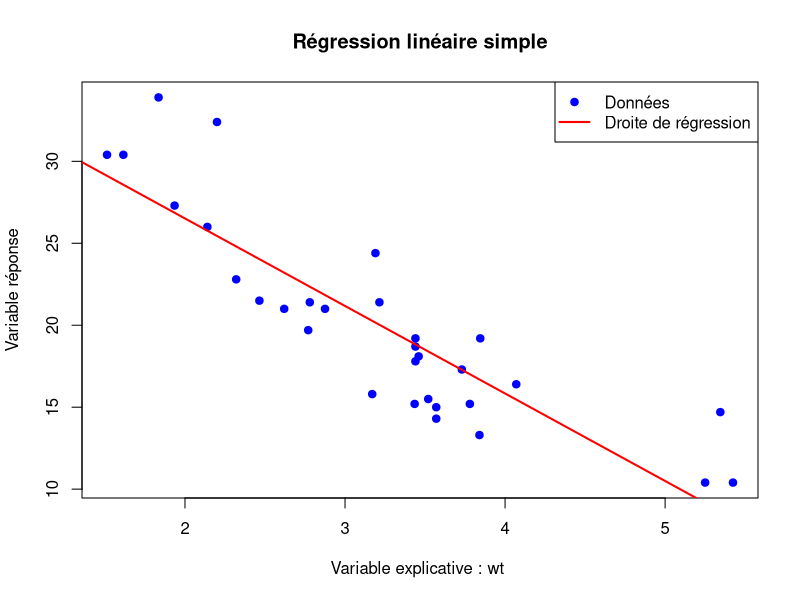
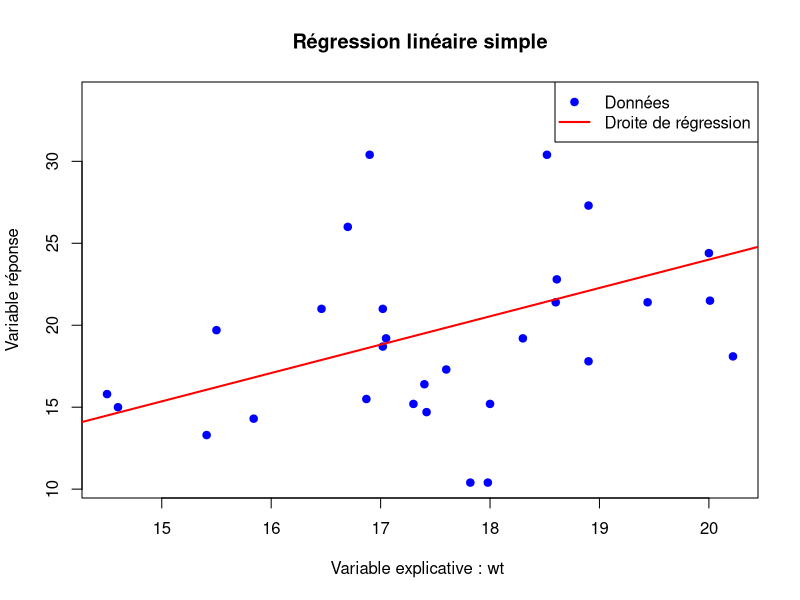
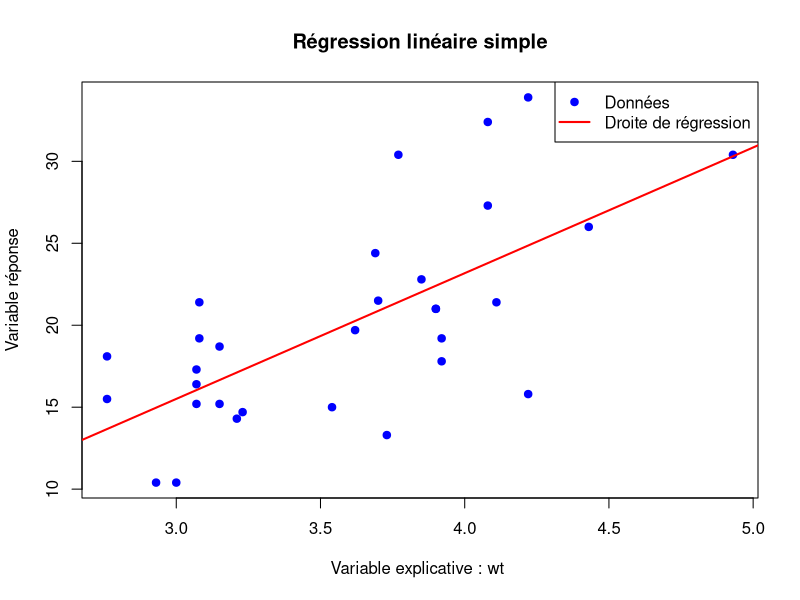
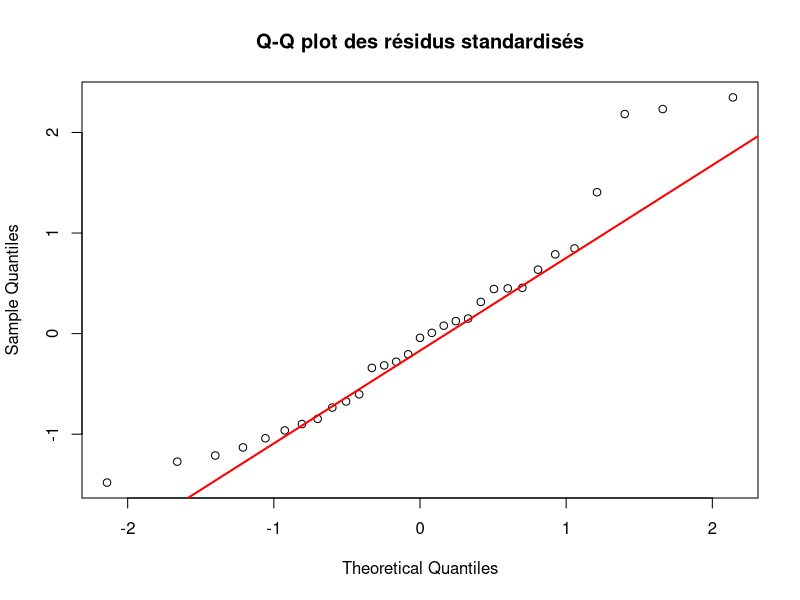
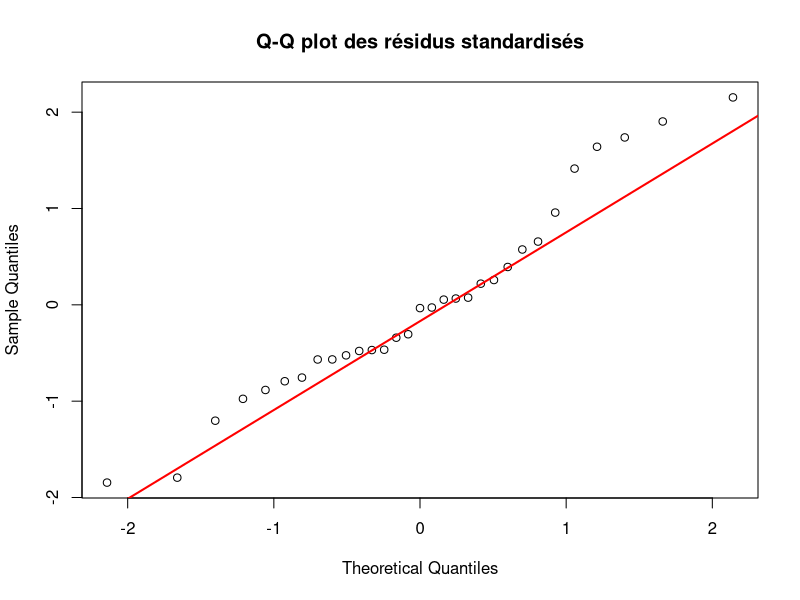
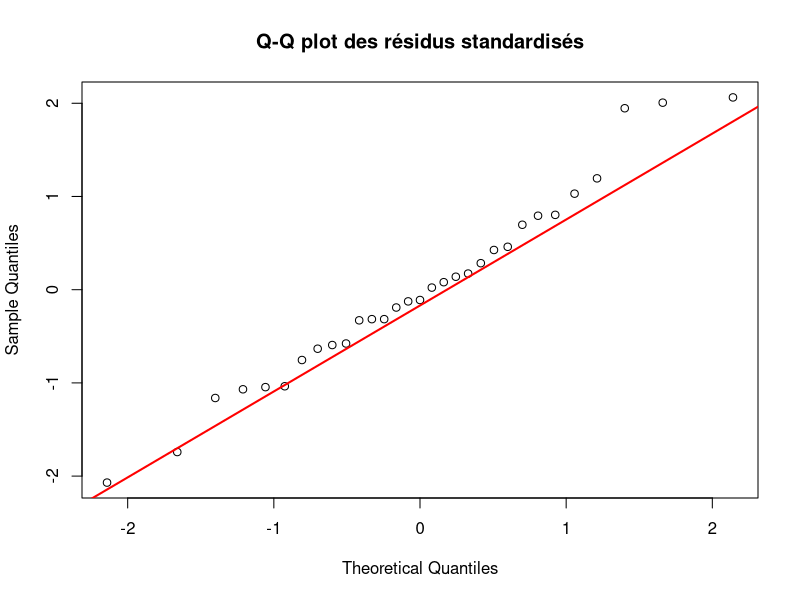
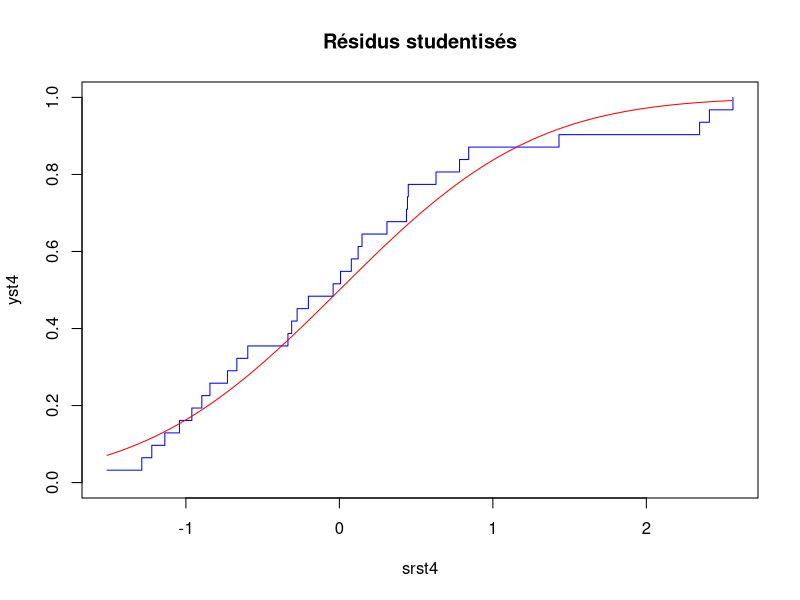
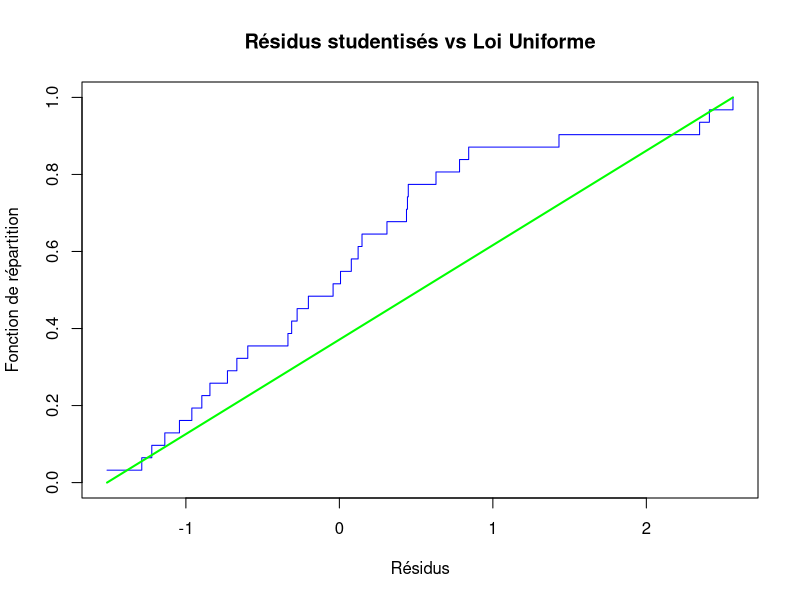

Recreate these plots in R, in order. (Note: this script raises an error after producing the figures.)
######PROJET REGRESSION LINEAIRE#####
A=mtcars
F1=as.factor(A[,8])
A[,8]=F1
set.seed(17)
set.seed(17*floor(100*runif(1,0,3)))
set1=sample(1:32,1)
B=A[-set1,]
Y=B[,1]
u=1:11
v=u[-c(1,8,9)]
set2=c(8,sample(v,6,replace=FALSE))
X=B[,set2]

######PARTIE 1 - REGRESSION LINEAIRE SIMPLE######
deter_r=function(){
  n=length(X)
  R=rep(c(0),times=n)
  for (i in 2:n){ #on commence à la 2e colonne car la première correspond à des valeurs qualitatives (or on ne peut faire des regressions linéaires que sur les variables quantitatives)
    x=X[,i]
    R[i]=cor(x,Y) #coefficient linéaire de Pearson
  }
  R=R^2
  R
}

an_chap=(sum(X[,4]*Y) - 31*mean(X[,4])*mean(Y)) / sum((X[,4] - mean(X[,4]))^2)
bn_chap=mean(Y) - an_chap*mean(X[,4])

#On remarque que x=X[,4] correspond au meilleur R
#Dans la suite, on va donc considérer principalement X[,4]


######Graphes######
#Graphes pour x=X[,4]
an_chap=(sum(X[,4]*Y) - 31*mean(X[,4])*mean(Y)) / sum((X[,4] - mean(X[,4]))^2)
bn_chap=mean(Y) - an_chap*mean(X[,4])

plot(X[,4], Y, main="Régression linéaire simple", xlab="Variable explicative : wt ", ylab="Variable réponse", pch=19, col="blue")
abline(a=bn_chap, b=an_chap, col="red", lwd=2)
legend("topright", legend=c("Données", "Droite de régression"),col=c("blue", "red"), pch=c(19, NA), lty=c(NA, 1), lwd=c(NA, 2))

#Graphe pour x=X[,3]
an_chap=(sum(X[,3]*Y) - 31*mean(X[,3])*mean(Y)) / sum((X[,3] - mean(X[,3]))^2)
bn_chap=mean(Y) - an_chap*mean(X[,3])

plot(X[,3], Y, main="Régression linéaire simple", xlab="Variable explicative : wt ", ylab="Variable réponse", pch=19, col="blue")
abline(a=bn_chap, b=an_chap, col="red", lwd=2)
legend("topright", legend=c("Données", "Droite de régression"),col=c("blue", "red"), pch=c(19, NA), lty=c(NA, 1), lwd=c(NA, 2))

#Graphe pour x=X[,6]
an_chap=(sum(X[,6]*Y) - 31*mean(X[,6])*mean(Y)) / sum((X[,6] - mean(X[,6]))^2)
bn_chap=mean(Y) - an_chap*mean(X[,6])

plot(X[,6], Y, main="Régression linéaire simple", xlab="Variable explicative : wt ", ylab="Variable réponse", pch=19, col="blue")
abline(a=bn_chap, b=an_chap, col="red", lwd=2)
legend("topright", legend=c("Données", "Droite de régression"),col=c("blue", "red"), pch=c(19, NA), lty=c(NA, 1), lwd=c(NA, 2))



#On repose :
an_chap=(sum(X[,4]*Y) - 31*mean(X[,4])*mean(Y)) / sum((X[,4] - mean(X[,4]))^2)
bn_chap=mean(Y) - an_chap*mean(X[,4])




######ETUDE DES RESIDUS######
#Residus standardisés
#pour X[,4] = wt
m = lm(Y ~ X[,4])
rst1 = rstandard(m)
qqnorm(rst1, main="Q-Q plot des résidus standardisés") #pour regarder si suit une loi normale standart
qqline(rst1, col="red", lwd=2)

#pour X[,3] = qsec
m2 = lm(Y ~ X[,3])
rst2 = rstandard(m2)
qqnorm(rst2, main="Q-Q plot des résidus standardisés") #pour regarder si suit une loi normale standart
qqline(rst1, col="red", lwd=2)

#pour X[,6] = drat
m3 = lm(Y ~ X[,6])
rst3 = rstandard(m3)
qqnorm(rst3, main="Q-Q plot des résidus standardisés") #pour regarder si suit une loi normale standart
qqline(rst1, col="red", lwd=2)


#Résidus studentisés
m=lm(formula = Y~X[,4])

rst4=rstudent(m)
srst4=sort(rst4)
nt4=length(rst4)
yst4=1/nt4*(1:nt4)

#loi de Student
xt=seq(srst4[1],srst4[nt4],0.01)
yt=pt(xt,length(Y)-3)
plot(srst4,yst4, main="Résidus studentisés",type='s',col='blue',xlim=c(srst4[1],srst4[nt4]),ylim=c(0,1)) ##modifier le titre
lines(xt,yt,col='red')

ks.test(rst4,"pt", length(Y)-3)

#Remarque :
#la p-valeur=0.8667 > 5% donc on peut donc bien procéder aux tests sur a.
#on a fait une double vérification : validité de l'hypothèse de gaussianité du bruit pour les résidus standardisés et pour les résidus studentisés


#Bonus : Les résidus pourraient-ils suivrent plutôt une loi Uniforme plutôt ?
xt=seq(min(srst4), max(srst4), length.out=1000)
yt_unif=punif(xt,min=min(rst4), max(rst4))
plot(srst4, yst4, type="s", col="blue", ylim=c(0,1), main="Résidus studentisés vs Loi Uniforme", xlab="Résidus", ylab="Fonction de répartition")
lines(xt,yt_unif,col="green", lwd=2)
#legend("topleft", legend=c("CDF empirique", "CDF Uniforme"))

ks.test(rst4,"punif", min=min(rst4), max=max(rst4))

#Remarque :
#Ici, la p-valeur du test Uniforme est 0.00743 < 5%. Or la p-valeur du test de Student est > 5%.
#Nous avons donc montrer statistiquement que les résidus suivaient mieux une loi de Student qu'une loi Uniforme.


#On a :
#H0 : a=0
#H1 : a!=0
#D'ou la formule suivante pour ta (on a remplacé an_chap - a par an_chap car a=0)
n=length(X[,4])
Y_chap=an_chap * X[,4] + bn_chap
on2_chap= 1/(n-2) * sum((Y-Y_chap)^2)
on_chap=sqrt(on2_chap)

Ta = an_chap / (on_chap * sqrt( 1 / (sum((X[,4] - mean(X[,4])) ^2 )) ))
Ta=abs(Ta)
PT=pt(Ta, df=n-2)
p_val=1-PT

#on obtient p_val = 1.07838e-10 < 0.05 (5%)
#p_val < alpha donc on décide H1, à savoir : a!=0

######PREDICTION######
#Pour le meilleur R : X[,4]
df = data.frame(x = X[, 4], y = Y)
m = lm(y ~ x, data = df)
plot(df$x, df$y, main = "Régression linéaire avec intervalle de confiance à 95%", xlab = "Variable explicative", ylab = "Variable réponse")
abline(m, col = "red", lwd = 1)
x_seq = seq(min(df$x), max(df$x), length.out = 100)
x_new = data.frame(x = x_seq) 
pred = predict(m, newdata = x_new, interval = "confidence", level = 0.95)
lines(x_seq, pred[, "lwr"], col = "blue", lwd = 1)
lines(x_seq, pred[, "upr"], col = "blue", lwd = 1)
pred = predict(m, newdata = x_new, interval = "prediction", level = 0.95)
lines(x_seq, pred[, "lwr"], col = "green", lwd = 1)
lines(x_seq, pred[, "upr"], col = "green", lwd = 1)

#Pour le moins bon R : X[,3]
df = data.frame(x = X[, 3], y = Y)
m = lm(y ~ x, data = df)
plot(df$x, df$y, main = "Régression linéaire avec intervalle de confiance à 95%", xlab = "Variable explicative", ylab = "Variable réponse")
abline(m, col = "red", lwd = 1)
x_seq = seq(min(df$x), max(df$x), length.out = 100)
x_new = data.frame(x = x_seq) 
pred = predict(m, newdata = x_new, interval = "confidence", level = 0.95)
lines(x_seq, pred[, "lwr"], col = "blue", lwd = 1)
lines(x_seq, pred[, "upr"], col = "blue", lwd = 1)
pred = predict(m, newdata = x_new, interval = "prediction", level = 0.95)
lines(x_seq, pred[, "lwr"], col = "green", lwd = 1)
lines(x_seq, pred[, "upr"], col = "green", lwd = 1)

#Pour un R intermédiaire : X[,6]
df = data.frame(x = X[, 6], y = Y)
m = lm(y ~ x, data = df)
plot(df$x, df$y, main = "Régression linéaire avec intervalle de confiance à 95%", xlab = "Variable explicative", ylab = "Variable réponse")
abline(m, col = "red", lwd = 1)
x_seq = seq(min(df$x), max(df$x), length.out = 100)
x_new = data.frame(x = x_seq) 
pred = predict(m, newdata = x_new, interval = "confidence", level = 0.95)
lines(x_seq, pred[, "lwr"], col = "blue", lwd = 1)
lines(x_seq, pred[, "upr"], col = "blue", lwd = 1)
pred = predict(m, newdata = x_new, interval = "prediction", level = 0.95)
lines(x_seq, pred[, "lwr"], col = "green", lwd = 1)
lines(x_seq, pred[, "upr"], col = "green", lwd = 1)



######PARTIE 2 - REGRESSION LINEAIRE MULTIPLE ET GENERALISATION######
#Régression linéaire Multiple
#X'X inversible ou non
#avec X1 = X[,-1], sans le vs (variable qualitative)
X1 = X[,-1]
df1 = data.frame(X1)
X1mat = model.matrix(~ ., data = df1)
XtX1 = t(X1mat) %*% X1mat
det(XtX1)
# Doit être ≠ 0
rangX1 = qr(X1mat)$rank # Doit être égal à ncol(Xmat)
#Calcul de beta_chapeau
X1tY = t(X1mat) %*% Y
# XᵗY
beta_chap1 = solve(XtX1) %*% X1tY # (XᵗX)^(-1) XᵗY
#Calcul de R²a et R²
n=31
Y_chap1 = X1mat %*% beta_chap1
R1 = 1 - sum((Y_chap1 - Y)^2)/sum((Y - mean(Y))^2) # = 0.854
R1a = 1-((n-1)/(n-rangX1))*(1-R1) # = 0.817

#avec X2 = X1[-6], sans le vs et carb (variables qualitatives)
X2 = X1[-6]
df2 = data.frame(X2)
X2mat = model.matrix(~ ., data = df2)
XtX2 = t(X2mat) %*% X2mat
det(XtX2)
# Doit être ≠ 0
rangX2 = qr(X2mat)$rank # Doit être égal à ncol(X3mat)
#Calcul de beta_chapeau
X2tY = t(X2mat) %*% Y
# XᵗY
beta_chap2 = solve(XtX2) %*% X2tY # (XᵗX)^(-1) XᵗY
#Calcul de R²a et R²
Y_chap2 = X2mat %*% beta_chap2
R2 = 1 - sum((Y_chap2 - Y)^2)/sum((Y - mean(Y))^2) # = 0.853
R2a = 1-((n-1)/(n-rangX2))*(1-R2) # = 0.823
#Validité des hypothèses sur le bruit
#Residus standardisés
#pour X1
m1 = lm(Y ~ X1mat)
rstm1 = rstandard(m1)
qqnorm(rstm1, main="Q-Q plot des résidus standardisés") #pour regarder si suit une loi normale standart
qqline(rstm1, col="red", lwd=2)#pour X2
m2 = lm(Y ~ X2mat)
rstm2 = rstandard(m2)
qqnorm(rstm2, main="Q-Q plot des résidus standardisés") #pour regarder si suit une loi normale standart
qqline(rstm2, col="red", lwd=2)
#Residus studentisés
#pourX1
rstd1=rstudent(m1)
srst1=sort(rstd1)
nt1=length(rstd1)
yst1=1/nt1*(1:nt1)
xt1=seq(srst1[1],srst1[nt1],0.01)
yt1=pt(xt, n - length(Y)-3)
plot(srst1,yst1,type='s',col='blue',xlim=c(srst1[1],srst1[nt1]),ylim=c(0,1))
lines(xt,yt,col='red')
ks.test(rstd1,'pt',length(Y)-3) # p-value = 0.6241 >> 0.05
#pourX2
rstd2=rstudent(m2)
srst2=sort(rstd2)
nt2=length(rstd2)
yst2=1/nt1*(1:nt2)
xt2=seq(srst2[1],srst2[nt2],0.01)
yt2=pt(xt,length(Y)-3)
plot(srst2,yst2,type='s',col='blue',xlim=c(srst2[1],srst2[nt1]),ylim=c(0,1))
lines(xt,yt,col='red')
ks.test(rstd2,'pt',length(Y)-3) # p-value = 0.7273 >> 0.05
#Test H0 et H1
#H0 : beta[1:p]=0
#H1 : ce n'est pas le cas, au moins 1 des coef est différent de 0
#Pour X1
F1 = (norm(Y_chap1 - mean(Y))^2/(rangX1 - 1))/(norm(Y_chap1 - mean(Y))^2/(n-rangX1))
pf1=pf(F1, rangX1-1, n - rangX1)
p_val1 = 1 - pf1 # = 0.00647
#On décide H1
#Pour X2
F2 = (norm(Y_chap2 - mean(Y))^2/(rangX2 - 1))/(norm(Y_chap2 - mean(Y))^2/(n-rangX2))
pf2=pf(F2, rangX2-1, n - rangX2)
p_val2 = 1 - pf2 # = 0.0026
#On décide H1

######PREDICTION######
#1er cas : on enlève la première colonne seulement
x_new=A[set1, set2[-1], drop=FALSE] #ici on retire la première colonne 
x_new_mat = model.matrix(~ ., data = x_new) #c'est la même formule que X1mat
y_pred = x_new_mat %*% beta_chap1

on2_chap= 1/(n-rangX1) * sum((Y-Y_chap1)^2)

facteur_IC = diag(x_new_mat %*% solve(XtX1) %*% t(x_new_mat))
alpha=0.05
t_alpha=qt( (1- (alpha/2)), df=n-rangX1)

IC_lower = y_pred - sqrt(on2_chap) * sqrt(facteur_IC) * t_alpha
IC_upper = y_pred + sqrt(on2_chap) * sqrt(facteur_IC) * t_alpha

facteur_IP = 1 + facteur_IC
IP_lower = y_pred - sqrt(on2_chap) * sqrt(facteur_IP) * t_alpha
IP_upper = y_pred + sqrt(on2_chap) * sqrt(facteur_IP) * t_alpha

cat("la valeur prédite pour x_new est :", y_pred, "\n")
cat("Un intervalle de confiance à 95% est :", round(IC_lower, 3), ",", round(IC_upper, 3), "]\n")
cat("Un intervalle de prédiction à 95% est :", round(IP_lower, 3), ",", round(IP_upper, 3), "]\n")

#2ème cas : on enlève la colonne 1 et la colonne 6
x_new=A[set1, set2[-c(1,6)], drop=FALSE] #ici on retire la première colonne 
x_new_mat = model.matrix(~ ., data = x_new) #c'est la même formule que X1mat
y_pred = x_new_mat %*% beta_chap2

on2_chap= 1/(n-rangX2) * sum((Y-Y_chap2)^2)

facteur_IC = diag(x_new_mat %*% solve(XtX2) %*% t(x_new_mat))
alpha=0.05
t_alpha=qt( (1- (alpha/2)), df=n-rangX2)

IC_lower = y_pred - sqrt(on2_chap) * sqrt(facteur_IC) * t_alpha
IC_upper = y_pred + sqrt(on2_chap) * sqrt(facteur_IC) * t_alpha

facteur_IP = 1 + facteur_IC
IP_lower = y_pred - sqrt(on2_chap) * sqrt(facteur_IP) * t_alpha
IP_upper = y_pred + sqrt(on2_chap) * sqrt(facteur_IP) * t_alpha

cat("la valeur prédite pour x_new est :", y_pred, "\n")
cat("Un intervalle de confiance à 95% est :", round(IC_lower, 3), ",", round(IC_upper, 3), "]\n")
cat("Un intervalle de prédiction à 95% est :", round(IP_lower, 3), ",", round(IP_upper, 3), "]\n")



######SELECTION DE VARIABLE / TROUVER LE R CARRE AJUSTE LE PLUS GRAND POSSIBLE EN ENLEVANT DES COLONNES######

find_Ra=function(X_initial){
  df=data.frame(X_initial)
  Xmat=model.matrix(~ ., data=df)
  XtX=t(Xmat) %*% Xmat
  rangX = qr(Xmat)$rank
  XtY=t(Xmat) %*% Y
  beta_chap=solve(XtX) %*% XtY
  Y_chap=Xmat %*% beta_chap
  n=length(Y)
  R=1-sum((Y_chap - Y)^2) / sum((Y - mean(Y))^2)
  Ra=1-((n-1)/(n-rangX))*(1-R)
  return (Ra)
}


selection = function(){
  X_initial = X[, -c(1, 7)] # on enlève les colonnes qualitatives
  Ra_initial = find_Ra(X_initial)
  long = ncol(X_initial)
  cat("R² ajusté initial :", round(Ra_initial,5), "\n")
  while (long > 1) {
    best_Ra = Ra_initial
    best_i = NA
    for (i in 1:long) {
      X_new = X_initial[, -i, drop = FALSE]
      Ra_new = find_Ra(X_new)
      if (Ra_new > best_Ra) {
        best_Ra = Ra_new
        best_i = i
      }
    }
    # Si aucune amélioration n'a été trouvée, on s'arrête
    if (is.na(best_i)) {
      break
    }
    cat("Suppression de la variable :", names(X_initial)[best_i], " -> Ra=", round(best_Ra,5), "\n")
    # Mettre à jour X_initial et Ra_initial
    X_initial = X_initial[, -best_i, drop = FALSE]
    Ra_initial = best_Ra
    long = ncol(X_initial)
  }
  cat("Variables finales sélectionnées :", names(X_initial), "\n")
  cat("R² ajusté final :",round(best_Ra,5), "\n")
}

#Lorsque l'on appelle la fonction selection(), on obtient les résultats suivants :
#"
#R² ajusté initial : 0.8239 
#Suppression de la variable : hp  -> Ra= 0.827 
#Suppression de la variable : disp  -> Ra= 0.83004 
#Variables finales sélectionnées : qsec wt drat 
#R² ajusté final : 0.83004 
#"
